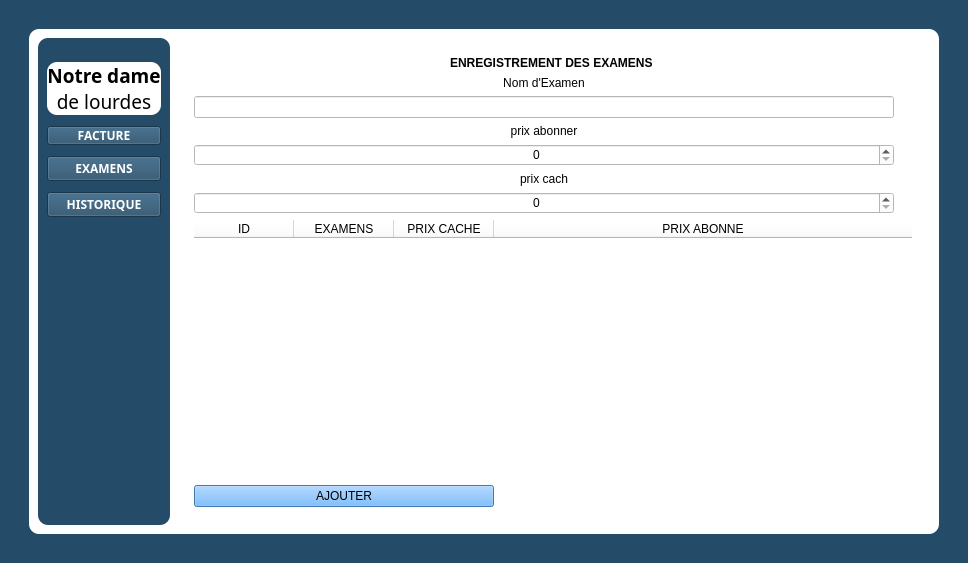
<?xml version="1.0" encoding="UTF-8"?>
<ui version="4.0">
 <class>MainWindow</class>
 <widget class="QMainWindow" name="MainWindow">
  <property name="geometry">
   <rect>
    <x>0</x>
    <y>0</y>
    <width>968</width>
    <height>562</height>
   </rect>
  </property>
  <property name="windowTitle">
   <string>MainWindow</string>
  </property>
  <property name="styleSheet">
   <string notr="true">background-color: #244b67;
</string>
  </property>
  <widget class="QWidget" name="centralwidget">
   <layout class="QVBoxLayout" name="verticalLayout_2">
    <item>
     <layout class="QVBoxLayout" name="verticalLayout">
      <property name="leftMargin">
       <number>20</number>
      </property>
      <property name="topMargin">
       <number>20</number>
      </property>
      <property name="rightMargin">
       <number>20</number>
      </property>
      <property name="bottomMargin">
       <number>20</number>
      </property>
      <item>
       <widget class="QFrame" name="frame">
        <property name="styleSheet">
         <string notr="true">QFrame {
    background-color:rgb(255, 255, 255);
    border-radius: 10px;
}

</string>
        </property>
        <property name="frameShape">
         <enum>QFrame::StyledPanel</enum>
        </property>
        <property name="frameShadow">
         <enum>QFrame::Raised</enum>
        </property>
        <layout class="QHBoxLayout" name="horizontalLayout_2">
         <item>
          <layout class="QHBoxLayout" name="horizontalLayout">
           <item>
            <widget class="QFrame" name="frame_3">
             <property name="maximumSize">
              <size>
               <width>200</width>
               <height>16777215</height>
              </size>
             </property>
             <property name="styleSheet">
              <string notr="true">background-color: rgb(36, 75, 103);</string>
             </property>
             <property name="frameShape">
              <enum>QFrame::StyledPanel</enum>
             </property>
             <property name="frameShadow">
              <enum>QFrame::Raised</enum>
             </property>
             <layout class="QVBoxLayout" name="verticalLayout_4">
              <item>
               <layout class="QVBoxLayout" name="verticalLayout_3">
                <property name="spacing">
                 <number>11</number>
                </property>
                <property name="topMargin">
                 <number>15</number>
                </property>
                <property name="bottomMargin">
                 <number>299</number>
                </property>
                <item>
                 <widget class="QLabel" name="label">
                  <property name="maximumSize">
                   <size>
                    <width>16777215</width>
                    <height>300</height>
                   </size>
                  </property>
                  <property name="font">
                   <font>
                    <family>Segoe UI Variable Text Semiligh</family>
                    <pointsize>14</pointsize>
                   </font>
                  </property>
                  <property name="styleSheet">
                   <string notr="true">background-color: rgb(255, 255, 255);</string>
                  </property>
                  <property name="text">
                   <string>&lt;strong&gt;Notre dame&lt;/strong&gt;&lt;br&gt;de lourdes</string>
                  </property>
                  <property name="scaledContents">
                   <bool>false</bool>
                  </property>
                  <property name="alignment">
                   <set>Qt::AlignCenter</set>
                  </property>
                 </widget>
                </item>
                <item>
                 <widget class="QPushButton" name="btn_facture">
                  <property name="minimumSize">
                   <size>
                    <width>14</width>
                    <height>19</height>
                   </size>
                  </property>
                  <property name="maximumSize">
                   <size>
                    <width>181</width>
                    <height>16777215</height>
                   </size>
                  </property>
                  <property name="sizeIncrement">
                   <size>
                    <width>80</width>
                    <height>99</height>
                   </size>
                  </property>
                  <property name="font">
                   <font>
                    <family>Segoe UI Variable Text Semiligh</family>
                    <weight>75</weight>
                    <bold>true</bold>
                   </font>
                  </property>
                  <property name="styleSheet">
                   <string notr="true">color: rgb(255, 255, 255);</string>
                  </property>
                  <property name="text">
                   <string>FACTURE</string>
                  </property>
                 </widget>
                </item>
                <item>
                 <widget class="QPushButton" name="btn_examen">
                  <property name="font">
                   <font>
                    <family>Segoe UI Variable Text Semiligh</family>
                    <weight>75</weight>
                    <bold>true</bold>
                   </font>
                  </property>
                  <property name="styleSheet">
                   <string notr="true">color: rgb(255, 255, 255);</string>
                  </property>
                  <property name="text">
                   <string>EXAMENS</string>
                  </property>
                 </widget>
                </item>
                <item>
                 <widget class="QPushButton" name="btn_historique">
                  <property name="font">
                   <font>
                    <family>Segoe UI Variable Text Semiligh</family>
                    <weight>75</weight>
                    <bold>true</bold>
                   </font>
                  </property>
                  <property name="styleSheet">
                   <string notr="true">color: rgb(255, 255, 255);</string>
                  </property>
                  <property name="text">
                   <string>HISTORIQUE</string>
                  </property>
                 </widget>
                </item>
               </layout>
              </item>
             </layout>
            </widget>
           </item>
           <item>
            <widget class="QFrame" name="frame_2">
             <property name="styleSheet">
              <string notr="true">background-color: rgb(255, 255, 255);</string>
             </property>
             <property name="frameShape">
              <enum>QFrame::StyledPanel</enum>
             </property>
             <property name="frameShadow">
              <enum>QFrame::Raised</enum>
             </property>
             <layout class="QVBoxLayout" name="verticalLayout_5">
              <item>
               <widget class="QStackedWidget" name="stackedWidget">
                <property name="styleSheet">
                 <string notr="true"/>
                </property>
                <property name="currentIndex">
                 <number>1</number>
                </property>
                <widget class="QWidget" name="facture">
                 <layout class="QHBoxLayout" name="horizontalLayout_4">
                  <item>
                   <layout class="QGridLayout" name="gridLayout_2">
                    <item row="3" column="0">
                     <widget class="QLineEdit" name="Txt_recherche_examen">
                      <property name="alignment">
                       <set>Qt::AlignCenter</set>
                      </property>
                     </widget>
                    </item>
                    <item row="1" column="1">
                     <widget class="QLabel" name="label_4">
                      <property name="text">
                       <string>nombre sejour :</string>
                      </property>
                      <property name="alignment">
                       <set>Qt::AlignCenter</set>
                      </property>
                     </widget>
                    </item>
                    <item row="3" column="1">
                     <widget class="QSpinBox" name="Txt_nombre_sejour">
                      <property name="alignment">
                       <set>Qt::AlignCenter</set>
                      </property>
                      <property name="maximum">
                       <number>100000000</number>
                      </property>
                     </widget>
                    </item>
                    <item row="7" column="0">
                     <widget class="QPushButton" name="Btn_ajouter_au_panier">
                      <property name="styleSheet">
                       <string notr="true">background-color: rgb(255, 255, 255);</string>
                      </property>
                      <property name="text">
                       <string>ajouter</string>
                      </property>
                     </widget>
                    </item>
                    <item row="10" column="0" colspan="2">
                     <widget class="QPushButton" name="Btn_valider_facture">
                      <property name="styleSheet">
                       <string notr="true">background-color: rgb(251, 249, 255);</string>
                      </property>
                      <property name="text">
                       <string>Valider</string>
                      </property>
                     </widget>
                    </item>
                    <item row="1" column="0">
                     <widget class="QLineEdit" name="Txt_Nom">
                      <property name="alignment">
                       <set>Qt::AlignCenter</set>
                      </property>
                     </widget>
                    </item>
                    <item row="8" column="0">
                     <widget class="QTableWidget" name="Table_examen">
                      <attribute name="horizontalHeaderShowSortIndicator" stdset="0">
                       <bool>true</bool>
                      </attribute>
                      <attribute name="horizontalHeaderStretchLastSection">
                       <bool>true</bool>
                      </attribute>
                      <column>
                       <property name="text">
                        <string>EXAMENS</string>
                       </property>
                      </column>
                      <column>
                       <property name="text">
                        <string>prix client</string>
                       </property>
                      </column>
                      <column>
                       <property name="text">
                        <string>prix abonne</string>
                       </property>
                      </column>
                     </widget>
                    </item>
                    <item row="0" column="0">
                     <widget class="QLabel" name="label_3">
                      <property name="text">
                       <string>Nom client:</string>
                      </property>
                      <property name="alignment">
                       <set>Qt::AlignCenter</set>
                      </property>
                     </widget>
                    </item>
                    <item row="5" column="0">
                     <widget class="QRadioButton" name="Radio_abonner">
                      <property name="text">
                       <string>Abonner</string>
                      </property>
                     </widget>
                    </item>
                    <item row="6" column="0">
                     <widget class="QRadioButton" name="Radio_cach">
                      <property name="text">
                       <string>Cach</string>
                      </property>
                     </widget>
                    </item>
                    <item row="8" column="1">
                     <widget class="QTableWidget" name="Table_panier">
                      <column>
                       <property name="text">
                        <string>EXAMENS</string>
                       </property>
                      </column>
                      <column>
                       <property name="text">
                        <string>PRIX</string>
                       </property>
                      </column>
                      <column>
                       <property name="text">
                        <string>SOUS-TOTAL</string>
                       </property>
                      </column>
                     </widget>
                    </item>
                    <item row="2" column="0">
                     <widget class="QLabel" name="label_5">
                      <property name="text">
                       <string>EXamens</string>
                      </property>
                      <property name="alignment">
                       <set>Qt::AlignCenter</set>
                      </property>
                     </widget>
                    </item>
                    <item row="4" column="0">
                     <widget class="QLabel" name="label_6">
                      <property name="text">
                       <string>Choisi type client</string>
                      </property>
                      <property name="alignment">
                       <set>Qt::AlignCenter</set>
                      </property>
                     </widget>
                    </item>
                    <item row="9" column="1">
                     <widget class="QLabel" name="label_total">
                      <property name="text">
                       <string>TOTAL:</string>
                      </property>
                      <property name="alignment">
                       <set>Qt::AlignCenter</set>
                      </property>
                     </widget>
                    </item>
                   </layout>
                  </item>
                 </layout>
                </widget>
                <widget class="QWidget" name="ajouterExamen">
                 <property name="styleSheet">
                  <string notr="true">background-color: rgb(255, 255, 255);</string>
                 </property>
                 <layout class="QVBoxLayout" name="verticalLayout_6">
                  <item>
                   <widget class="QLabel" name="label_2">
                    <property name="text">
                     <string>&lt;strong&gt;ENREGISTREMENT DES EXAMENS &lt;/strong&gt;</string>
                    </property>
                    <property name="alignment">
                     <set>Qt::AlignCenter</set>
                    </property>
                   </widget>
                  </item>
                  <item>
                   <layout class="QGridLayout" name="gridLayout">
                    <item row="1" column="0">
                     <widget class="QLineEdit" name="Txt_nom_examen">
                      <property name="styleSheet">
                       <string notr="true">background-color: rgb(255, 255, 255);</string>
                      </property>
                      <property name="alignment">
                       <set>Qt::AlignCenter</set>
                      </property>
                     </widget>
                    </item>
                    <item row="6" column="0" colspan="4">
                     <widget class="QTableWidget" name="Table_Tous_examens">
                      <property name="styleSheet">
                       <string notr="true"/>
                      </property>
                      <attribute name="horizontalHeaderShowSortIndicator" stdset="0">
                       <bool>true</bool>
                      </attribute>
                      <attribute name="horizontalHeaderStretchLastSection">
                       <bool>true</bool>
                      </attribute>
                      <column>
                       <property name="text">
                        <string>ID</string>
                       </property>
                      </column>
                      <column>
                       <property name="text">
                        <string>EXAMENS</string>
                       </property>
                      </column>
                      <column>
                       <property name="text">
                        <string>PRIX CACHE</string>
                       </property>
                      </column>
                      <column>
                       <property name="text">
                        <string>PRIX ABONNE</string>
                       </property>
                      </column>
                     </widget>
                    </item>
                    <item row="2" column="0">
                     <widget class="QLabel" name="label_8">
                      <property name="text">
                       <string>prix abonner</string>
                      </property>
                      <property name="alignment">
                       <set>Qt::AlignCenter</set>
                      </property>
                     </widget>
                    </item>
                    <item row="0" column="0">
                     <widget class="QLabel" name="label_7">
                      <property name="text">
                       <string>Nom d'Examen</string>
                      </property>
                      <property name="alignment">
                       <set>Qt::AlignCenter</set>
                      </property>
                     </widget>
                    </item>
                    <item row="5" column="0">
                     <widget class="QSpinBox" name="Txt_prix_cach">
                      <property name="alignment">
                       <set>Qt::AlignCenter</set>
                      </property>
                      <property name="maximum">
                       <number>100000000</number>
                      </property>
                     </widget>
                    </item>
                    <item row="3" column="0">
                     <widget class="QSpinBox" name="Txt_prix_abonner">
                      <property name="alignment">
                       <set>Qt::AlignCenter</set>
                      </property>
                      <property name="maximum">
                       <number>100000000</number>
                      </property>
                     </widget>
                    </item>
                    <item row="4" column="0">
                     <widget class="QLabel" name="label_9">
                      <property name="text">
                       <string>prix cach</string>
                      </property>
                      <property name="alignment">
                       <set>Qt::AlignCenter</set>
                      </property>
                     </widget>
                    </item>
                   </layout>
                  </item>
                  <item>
                   <widget class="QPushButton" name="Btn_ajouter_examen">
                    <property name="maximumSize">
                     <size>
                      <width>300</width>
                      <height>16777215</height>
                     </size>
                    </property>
                    <property name="styleSheet">
                     <string notr="true">background-color: rgb(85, 170, 255);</string>
                    </property>
                    <property name="text">
                     <string>AJOUTER</string>
                    </property>
                   </widget>
                  </item>
                 </layout>
                </widget>
                <widget class="QWidget" name="tablefacture">
                 <property name="styleSheet">
                  <string notr="true"/>
                 </property>
                 <layout class="QVBoxLayout" name="verticalLayout_11">
                  <item>
                   <layout class="QGridLayout" name="gridLayout_4">
                    <item row="2" column="0" alignment="Qt::AlignTop">
                     <widget class="QDateEdit" name="date_debut">
                      <property name="alignment">
                       <set>Qt::AlignCenter</set>
                      </property>
                     </widget>
                    </item>
                    <item row="4" column="0">
                     <widget class="QDateEdit" name="date_fin">
                      <property name="alignment">
                       <set>Qt::AlignCenter</set>
                      </property>
                     </widget>
                    </item>
                    <item row="1" column="0">
                     <widget class="QLabel" name="label_10">
                      <property name="text">
                       <string>Date debut</string>
                      </property>
                      <property name="alignment">
                       <set>Qt::AlignCenter</set>
                      </property>
                     </widget>
                    </item>
                    <item row="0" column="0">
                     <widget class="QLineEdit" name="Txt_recherche_filtre">
                      <property name="alignment">
                       <set>Qt::AlignCenter</set>
                      </property>
                     </widget>
                    </item>
                    <item row="7" column="0">
                     <widget class="QPushButton" name="Btn_generer_rapport">
                      <property name="styleSheet">
                       <string notr="true">background-color: rgb(85, 255, 127);</string>
                      </property>
                      <property name="text">
                       <string>GENERER RAPPORT</string>
                      </property>
                     </widget>
                    </item>
                    <item row="6" column="0">
                     <widget class="QTableWidget" name="Table_historiqu_payement">
                      <attribute name="horizontalHeaderShowSortIndicator" stdset="0">
                       <bool>true</bool>
                      </attribute>
                      <attribute name="horizontalHeaderStretchLastSection">
                       <bool>true</bool>
                      </attribute>
                      <column>
                       <property name="text">
                        <string>ID</string>
                       </property>
                      </column>
                      <column>
                       <property name="text">
                        <string>CLIENTS</string>
                       </property>
                      </column>
                      <column>
                       <property name="text">
                        <string>EXAMENS</string>
                       </property>
                      </column>
                      <column>
                       <property name="text">
                        <string>MONTANT A PAYER</string>
                       </property>
                      </column>
                      <column>
                       <property name="text">
                        <string>MONTANT DONNER</string>
                       </property>
                      </column>
                      <column>
                       <property name="text">
                        <string>RESTE  A DONNER</string>
                       </property>
                      </column>
                      <column>
                       <property name="text">
                        <string>RESTE</string>
                       </property>
                      </column>
                      <column>
                       <property name="text">
                        <string>Date</string>
                       </property>
                      </column>
                     </widget>
                    </item>
                    <item row="3" column="0">
                     <widget class="QLabel" name="label_11">
                      <property name="text">
                       <string>Date fin</string>
                      </property>
                      <property name="alignment">
                       <set>Qt::AlignCenter</set>
                      </property>
                     </widget>
                    </item>
                    <item row="5" column="0" alignment="Qt::AlignRight">
                     <widget class="QPushButton" name="Btn_recherche_par_date">
                      <property name="text">
                       <string>recherche</string>
                      </property>
                     </widget>
                    </item>
                   </layout>
                  </item>
                 </layout>
                </widget>
               </widget>
              </item>
             </layout>
            </widget>
           </item>
          </layout>
         </item>
        </layout>
       </widget>
      </item>
     </layout>
    </item>
   </layout>
  </widget>
 </widget>
 <resources/>
 <connections/>
</ui>
